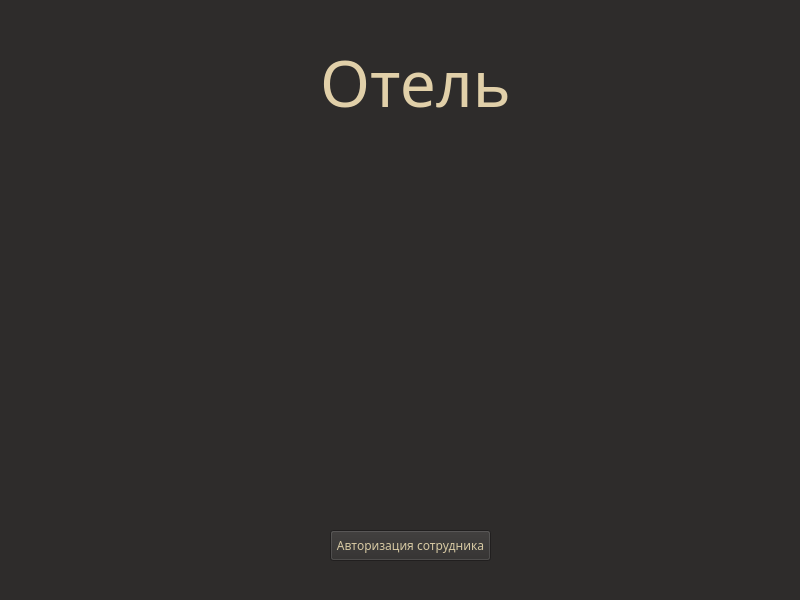
<?xml version="1.0" encoding="UTF-8"?>
<ui version="4.0">
 <class>Form</class>
 <widget class="QWidget" name="Form">
  <property name="geometry">
   <rect>
    <x>0</x>
    <y>0</y>
    <width>800</width>
    <height>600</height>
   </rect>
  </property>
  <property name="minimumSize">
   <size>
    <width>800</width>
    <height>600</height>
   </size>
  </property>
  <property name="maximumSize">
   <size>
    <width>800</width>
    <height>600</height>
   </size>
  </property>
  <property name="palette">
   <palette>
    <active>
     <colorrole role="WindowText">
      <brush brushstyle="SolidPattern">
       <color alpha="255">
        <red>225</red>
        <green>208</green>
        <blue>169</blue>
       </color>
      </brush>
     </colorrole>
     <colorrole role="Button">
      <brush brushstyle="SolidPattern">
       <color alpha="255">
        <red>46</red>
        <green>44</green>
        <blue>43</blue>
       </color>
      </brush>
     </colorrole>
     <colorrole role="Light">
      <brush brushstyle="SolidPattern">
       <color alpha="255">
        <red>69</red>
        <green>66</green>
        <blue>65</blue>
       </color>
      </brush>
     </colorrole>
     <colorrole role="Midlight">
      <brush brushstyle="SolidPattern">
       <color alpha="255">
        <red>57</red>
        <green>55</green>
        <blue>54</blue>
       </color>
      </brush>
     </colorrole>
     <colorrole role="Dark">
      <brush brushstyle="SolidPattern">
       <color alpha="255">
        <red>23</red>
        <green>22</green>
        <blue>22</blue>
       </color>
      </brush>
     </colorrole>
     <colorrole role="Mid">
      <brush brushstyle="SolidPattern">
       <color alpha="255">
        <red>31</red>
        <green>29</green>
        <blue>29</blue>
       </color>
      </brush>
     </colorrole>
     <colorrole role="Text">
      <brush brushstyle="SolidPattern">
       <color alpha="255">
        <red>215</red>
        <green>201</green>
        <blue>163</blue>
       </color>
      </brush>
     </colorrole>
     <colorrole role="BrightText">
      <brush brushstyle="SolidPattern">
       <color alpha="255">
        <red>215</red>
        <green>201</green>
        <blue>163</blue>
       </color>
      </brush>
     </colorrole>
     <colorrole role="ButtonText">
      <brush brushstyle="SolidPattern">
       <color alpha="255">
        <red>215</red>
        <green>201</green>
        <blue>163</blue>
       </color>
      </brush>
     </colorrole>
     <colorrole role="Base">
      <brush brushstyle="SolidPattern">
       <color alpha="255">
        <red>36</red>
        <green>34</green>
        <blue>33</blue>
       </color>
      </brush>
     </colorrole>
     <colorrole role="Window">
      <brush brushstyle="SolidPattern">
       <color alpha="255">
        <red>46</red>
        <green>44</green>
        <blue>43</blue>
       </color>
      </brush>
     </colorrole>
     <colorrole role="Shadow">
      <brush brushstyle="SolidPattern">
       <color alpha="255">
        <red>0</red>
        <green>0</green>
        <blue>0</blue>
       </color>
      </brush>
     </colorrole>
     <colorrole role="Highlight">
      <brush brushstyle="SolidPattern">
       <color alpha="255">
        <red>167</red>
        <green>164</green>
        <blue>0</blue>
       </color>
      </brush>
     </colorrole>
     <colorrole role="AlternateBase">
      <brush brushstyle="SolidPattern">
       <color alpha="255">
        <red>23</red>
        <green>22</green>
        <blue>21</blue>
       </color>
      </brush>
     </colorrole>
     <colorrole role="ToolTipBase">
      <brush brushstyle="SolidPattern">
       <color alpha="255">
        <red>255</red>
        <green>255</green>
        <blue>220</blue>
       </color>
      </brush>
     </colorrole>
     <colorrole role="ToolTipText">
      <brush brushstyle="SolidPattern">
       <color alpha="255">
        <red>0</red>
        <green>0</green>
        <blue>0</blue>
       </color>
      </brush>
     </colorrole>
     <colorrole role="PlaceholderText">
      <brush brushstyle="SolidPattern">
       <color alpha="127">
        <red>255</red>
        <green>255</green>
        <blue>255</blue>
       </color>
      </brush>
     </colorrole>
    </active>
    <inactive>
     <colorrole role="WindowText">
      <brush brushstyle="SolidPattern">
       <color alpha="255">
        <red>225</red>
        <green>208</green>
        <blue>169</blue>
       </color>
      </brush>
     </colorrole>
     <colorrole role="Button">
      <brush brushstyle="SolidPattern">
       <color alpha="255">
        <red>46</red>
        <green>44</green>
        <blue>43</blue>
       </color>
      </brush>
     </colorrole>
     <colorrole role="Light">
      <brush brushstyle="SolidPattern">
       <color alpha="255">
        <red>69</red>
        <green>66</green>
        <blue>65</blue>
       </color>
      </brush>
     </colorrole>
     <colorrole role="Midlight">
      <brush brushstyle="SolidPattern">
       <color alpha="255">
        <red>57</red>
        <green>55</green>
        <blue>54</blue>
       </color>
      </brush>
     </colorrole>
     <colorrole role="Dark">
      <brush brushstyle="SolidPattern">
       <color alpha="255">
        <red>23</red>
        <green>22</green>
        <blue>22</blue>
       </color>
      </brush>
     </colorrole>
     <colorrole role="Mid">
      <brush brushstyle="SolidPattern">
       <color alpha="255">
        <red>31</red>
        <green>29</green>
        <blue>29</blue>
       </color>
      </brush>
     </colorrole>
     <colorrole role="Text">
      <brush brushstyle="SolidPattern">
       <color alpha="255">
        <red>215</red>
        <green>201</green>
        <blue>163</blue>
       </color>
      </brush>
     </colorrole>
     <colorrole role="BrightText">
      <brush brushstyle="SolidPattern">
       <color alpha="255">
        <red>215</red>
        <green>201</green>
        <blue>163</blue>
       </color>
      </brush>
     </colorrole>
     <colorrole role="ButtonText">
      <brush brushstyle="SolidPattern">
       <color alpha="255">
        <red>215</red>
        <green>201</green>
        <blue>163</blue>
       </color>
      </brush>
     </colorrole>
     <colorrole role="Base">
      <brush brushstyle="SolidPattern">
       <color alpha="255">
        <red>36</red>
        <green>34</green>
        <blue>33</blue>
       </color>
      </brush>
     </colorrole>
     <colorrole role="Window">
      <brush brushstyle="SolidPattern">
       <color alpha="255">
        <red>46</red>
        <green>44</green>
        <blue>43</blue>
       </color>
      </brush>
     </colorrole>
     <colorrole role="Shadow">
      <brush brushstyle="SolidPattern">
       <color alpha="255">
        <red>0</red>
        <green>0</green>
        <blue>0</blue>
       </color>
      </brush>
     </colorrole>
     <colorrole role="Highlight">
      <brush brushstyle="SolidPattern">
       <color alpha="255">
        <red>167</red>
        <green>164</green>
        <blue>0</blue>
       </color>
      </brush>
     </colorrole>
     <colorrole role="AlternateBase">
      <brush brushstyle="SolidPattern">
       <color alpha="255">
        <red>23</red>
        <green>22</green>
        <blue>21</blue>
       </color>
      </brush>
     </colorrole>
     <colorrole role="ToolTipBase">
      <brush brushstyle="SolidPattern">
       <color alpha="255">
        <red>255</red>
        <green>255</green>
        <blue>220</blue>
       </color>
      </brush>
     </colorrole>
     <colorrole role="ToolTipText">
      <brush brushstyle="SolidPattern">
       <color alpha="255">
        <red>0</red>
        <green>0</green>
        <blue>0</blue>
       </color>
      </brush>
     </colorrole>
     <colorrole role="PlaceholderText">
      <brush brushstyle="SolidPattern">
       <color alpha="127">
        <red>255</red>
        <green>255</green>
        <blue>255</blue>
       </color>
      </brush>
     </colorrole>
    </inactive>
    <disabled>
     <colorrole role="WindowText">
      <brush brushstyle="SolidPattern">
       <color alpha="255">
        <red>23</red>
        <green>22</green>
        <blue>22</blue>
       </color>
      </brush>
     </colorrole>
     <colorrole role="Button">
      <brush brushstyle="SolidPattern">
       <color alpha="255">
        <red>46</red>
        <green>44</green>
        <blue>43</blue>
       </color>
      </brush>
     </colorrole>
     <colorrole role="Light">
      <brush brushstyle="SolidPattern">
       <color alpha="255">
        <red>69</red>
        <green>66</green>
        <blue>65</blue>
       </color>
      </brush>
     </colorrole>
     <colorrole role="Midlight">
      <brush brushstyle="SolidPattern">
       <color alpha="255">
        <red>57</red>
        <green>55</green>
        <blue>54</blue>
       </color>
      </brush>
     </colorrole>
     <colorrole role="Dark">
      <brush brushstyle="SolidPattern">
       <color alpha="255">
        <red>23</red>
        <green>22</green>
        <blue>22</blue>
       </color>
      </brush>
     </colorrole>
     <colorrole role="Mid">
      <brush brushstyle="SolidPattern">
       <color alpha="255">
        <red>31</red>
        <green>29</green>
        <blue>29</blue>
       </color>
      </brush>
     </colorrole>
     <colorrole role="Text">
      <brush brushstyle="SolidPattern">
       <color alpha="255">
        <red>23</red>
        <green>22</green>
        <blue>22</blue>
       </color>
      </brush>
     </colorrole>
     <colorrole role="BrightText">
      <brush brushstyle="SolidPattern">
       <color alpha="255">
        <red>215</red>
        <green>201</green>
        <blue>163</blue>
       </color>
      </brush>
     </colorrole>
     <colorrole role="ButtonText">
      <brush brushstyle="SolidPattern">
       <color alpha="255">
        <red>23</red>
        <green>22</green>
        <blue>22</blue>
       </color>
      </brush>
     </colorrole>
     <colorrole role="Base">
      <brush brushstyle="SolidPattern">
       <color alpha="255">
        <red>46</red>
        <green>44</green>
        <blue>43</blue>
       </color>
      </brush>
     </colorrole>
     <colorrole role="Window">
      <brush brushstyle="SolidPattern">
       <color alpha="255">
        <red>46</red>
        <green>44</green>
        <blue>43</blue>
       </color>
      </brush>
     </colorrole>
     <colorrole role="Shadow">
      <brush brushstyle="SolidPattern">
       <color alpha="255">
        <red>0</red>
        <green>0</green>
        <blue>0</blue>
       </color>
      </brush>
     </colorrole>
     <colorrole role="Highlight">
      <brush brushstyle="SolidPattern">
       <color alpha="255">
        <red>168</red>
        <green>168</green>
        <blue>168</blue>
       </color>
      </brush>
     </colorrole>
     <colorrole role="AlternateBase">
      <brush brushstyle="SolidPattern">
       <color alpha="255">
        <red>46</red>
        <green>44</green>
        <blue>43</blue>
       </color>
      </brush>
     </colorrole>
     <colorrole role="ToolTipBase">
      <brush brushstyle="SolidPattern">
       <color alpha="255">
        <red>255</red>
        <green>255</green>
        <blue>220</blue>
       </color>
      </brush>
     </colorrole>
     <colorrole role="ToolTipText">
      <brush brushstyle="SolidPattern">
       <color alpha="255">
        <red>0</red>
        <green>0</green>
        <blue>0</blue>
       </color>
      </brush>
     </colorrole>
     <colorrole role="PlaceholderText">
      <brush brushstyle="SolidPattern">
       <color alpha="127">
        <red>23</red>
        <green>22</green>
        <blue>22</blue>
       </color>
      </brush>
     </colorrole>
    </disabled>
   </palette>
  </property>
  <property name="font">
   <font>
    <family>Rubik</family>
   </font>
  </property>
  <property name="windowTitle">
   <string>Главное меню</string>
  </property>
  <widget class="QPushButton" name="button_auth">
   <property name="geometry">
    <rect>
     <x>330</x>
     <y>530</y>
     <width>161</width>
     <height>31</height>
    </rect>
   </property>
   <property name="text">
    <string>Авторизация сотрудника</string>
   </property>
  </widget>
  <widget class="QLabel" name="label">
   <property name="geometry">
    <rect>
     <x>50</x>
     <y>40</y>
     <width>731</width>
     <height>171</height>
    </rect>
   </property>
   <property name="font">
    <font>
     <family>Rubik</family>
     <pointsize>48</pointsize>
    </font>
   </property>
   <property name="text">
    <string>Отель
</string>
   </property>
   <property name="alignment">
    <set>Qt::AlignmentFlag::AlignCenter</set>
   </property>
  </widget>
 </widget>
 <resources/>
 <connections/>
</ui>
